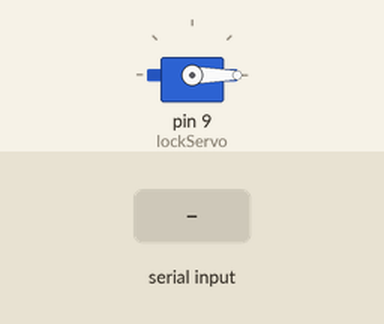
A sketch run on a simulated Arduino Uno, built with avr-gcc and run on an emulated ATmega328P. Shown: servo. The inputs (shaded band) are chosen by the test bench.

Above: at 1.2 s.
1.3 s: "UNLOCK\n" received over Serial
At 2.7 s:
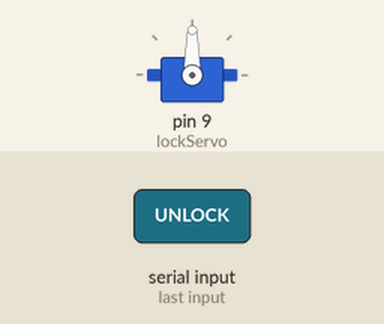
Timing chart, 0 to 7.8 s (numbered marks = the images above; inputs shaded):
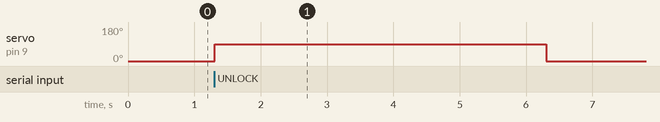

The sketch:

door_unlock.ino
```cpp
#include <Servo.h>

Servo lockServo;

void setup() {
  Serial.begin(9600);
  lockServo.attach(9);
  lockServo.write(0); // Locked position
}

void loop() {

  if (Serial.available()) {

    String cmd = Serial.readStringUntil('\n');
    cmd.trim();

    if (cmd == "UNLOCK") {
      lockServo.write(90);
      delay(5000);
      lockServo.write(0);
    }
  }
}
```

Measured:
- after the input at 1.3 s, servo on pin 9 (lockServo): 0° → 90° at once, → 0° 5.0 s later
